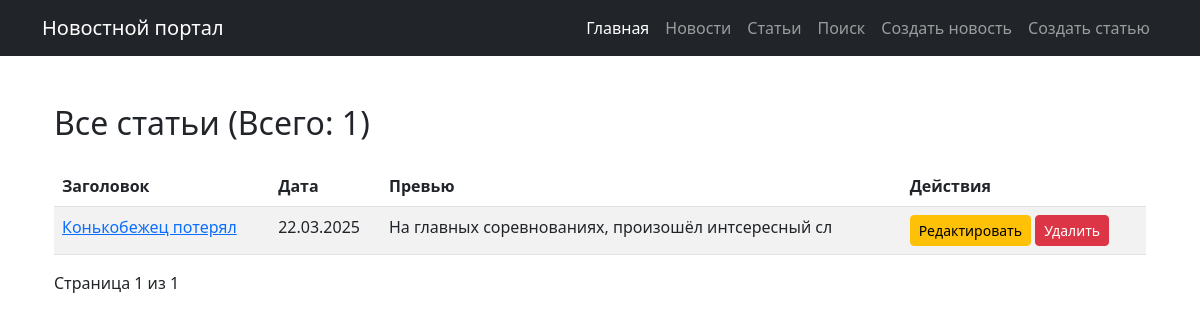
The app's page /articles/ with its own data.
### portal/models.py (models this page shows, shortened)
class Post(models.Model):
    POST_TYPES = [
        ('article', 'Статья'),
        ('news', 'Новость'),
    ]
    author = models.ForeignKey(Author, on_delete=models.CASCADE)
    post_type = models.CharField(max_length=7, choices=POST_TYPES)
    created_at = models.DateTimeField(auto_now_add=True)
    categories = models.ManyToManyField(Category, through='PostCategory')
    title = models.CharField(max_length=255)
    content = models.TextField()
    rating = models.IntegerField(default=0)

### portal/views.py (the view)
# urls.py: path('articles/', views.article_list, name='article_list'),  # Список статей
def article_list(request):
    articles = Post.objects.filter(post_type='article').order_by('-created_at')
    paginator = Paginator(articles, 5)  # 5 статей на странице
    page_number = request.GET.get('page')
    page_obj = paginator.get_page(page_number)
    return render(request, 'portal/article_list.html', {'page_obj': page_obj})

### portal/templatetags/censor.py (called while the page is built)
@register.filter(name='censor')
def censor(value):
    if not isinstance(value, str):
        raise ValueError("Фильтр censor применяется только к строковым переменным")
    def repl(match):
        word = match.group()
        return word[0] + '*' * (len(word) - 1)
    for banned in BANNED_WORDS:
        pattern = r'\b(?:' + re.escape(banned) + '|' + re.escape(banned.capitalize()) + r')\b'
        value = re.sub(pattern, repl, value)
    return value

### templates/portal/article_list.html (shortened to what this page needs)
{% extends 'default.html' %}
{% load censor %}
{% block content %}
<div class="container">
    <h2 class="mt-5">Все статьи (Всего: {{ page_obj.paginator.count }})</h2>
    <table class="table table-striped mt-4">
        <thead>
            <tr>
                <th scope="col">Заголовок</th>
                <th scope="col">Дата</th>
                <th scope="col">Превью</th>
                <th scope="col">Действия</th>
            </tr>
        </thead>
        <tbody>
            {% for post in page_obj %}
                <tr>
                    <td>
                        <a href="{% url 'news_detail' post.id %}">{{ post.title|slice:":20"|censor }}</a>
                    </td>
                    <td>{{ post.created_at|date:"d.m.Y" }}</td>
                    <td>{{ post.content|slice:":50"|censor }}</td>
                    <td>
                        <a href="{% url 'article_edit' post.pk %}" class="btn btn-sm btn-warning">Редактировать</a>
                        <a href="{% url 'article_delete' post.pk %}" class="btn btn-sm btn-danger">Удалить</a>
                    </td>
                </tr>
            {% endfor %}
        </tbody>
    </table>
    <div class="pagination">
        <span class="step-links">
            <span class="current">
                Страница {{ page_obj.number }} из {{ page_obj.paginator.num_pages }}
            </span>
        </span>
    </div>
</div>
{% endblock %}

### records on screen
Post: title|censor "Конькобежец потерял", created_at "22.03.2025", content|censor "На главных соревнованиях, произошёл интсересный сл"

### other values on screen
{{ page_obj.paginator.count }} "1"
{{ page_obj.number }} "1"
{{ page_obj.paginator.num_pages }} "1"
